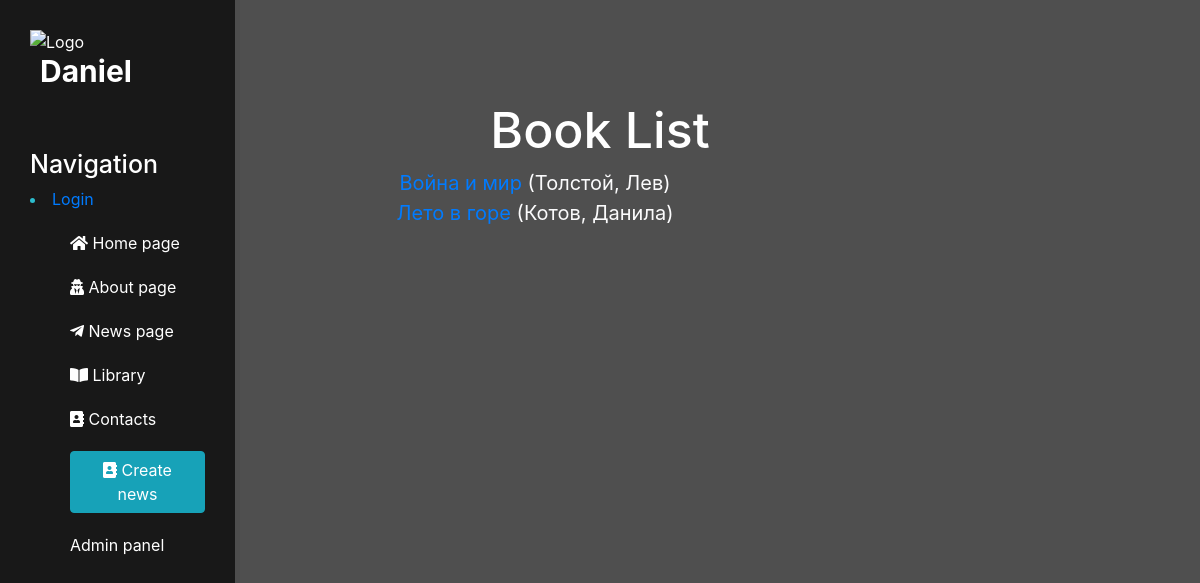
/library/books/, run on an earlier commit of the app's database.
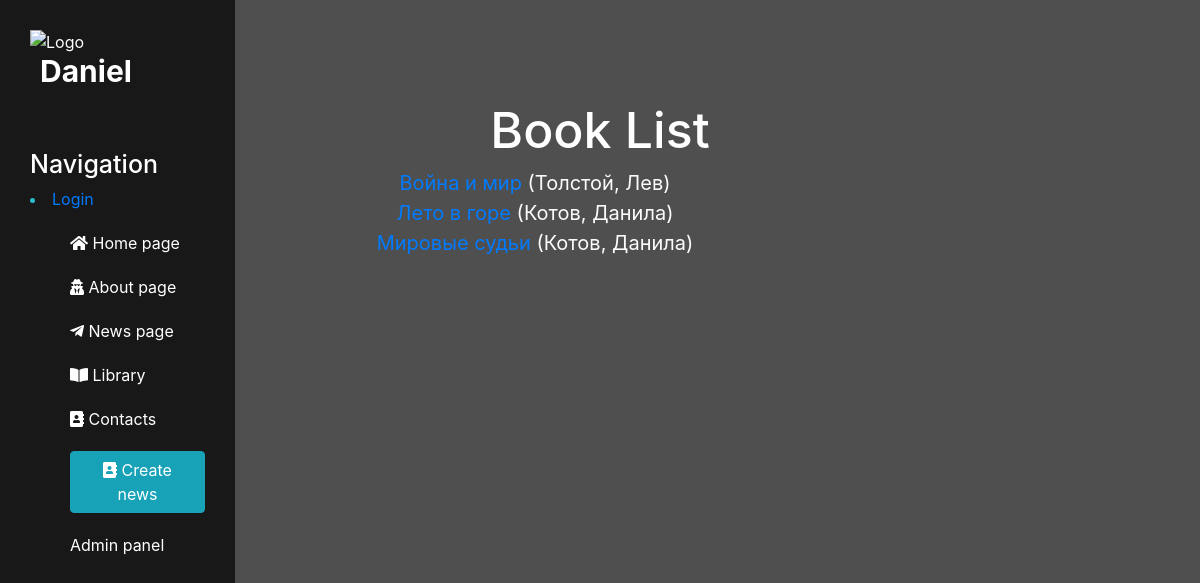
And on a later commit of the database.
### library/models.py (models this page shows, shortened)
class Book(models.Model):
    title = models.CharField(max_length=200)
    author = models.ForeignKey('Author', on_delete=models.SET_NULL, null=True)
    summary = models.TextField(max_length=1000, help_text="Enter a brief description of the book")
    isbn = models.CharField('ISBN', max_length=13,
                            help_text='13 Character <a href="https://www.isbn-international.org/content/what-isbn'
                                      '">ISBN number</a>')
    genre = models.ManyToManyField(Genre, help_text="Select a genre for this book")
    language = models.ForeignKey('Language', on_delete=models.SET_NULL, null=True)
    class Meta:
        ordering = ['title', 'author']
    def display_genre(self):
        """Creates a string for the Genre. This is required to display genre in Admin."""
        return ', '.join([genre.name for genre in self.genre.all()[:3]])
    display_genre.short_description = 'Genre'
    def get_absolute_url(self):
        return reverse('book-detail', args=[str(self.id)])

class Author(models.Model):
    first_name = models.CharField(max_length=100)
    last_name = models.CharField(max_length=100)
    date_of_birth = models.DateField(null=True, blank=True)
    date_of_death = models.DateField('Died', null=True, blank=True)
    class Meta:
        ordering = ['last_name', 'first_name']
    def __str__(self):
        return '%s, %s' % (self.last_name, self.first_name)

### library/views.py (the view)
class BookListView(generic.ListView):
    model = Book
    paginate_by = 10

### templates/library/book_list.html (shortened to what this page needs)
{% extends "main/layout.html" %}
{% block content %}
    <div class="features">
    <h1>Book List</h1>
    {% if book_list %}
    <ul>
      {% for book in book_list %}
      <li>
        <a href="{{ book.get_absolute_url }}">{{ book.title }}</a> ({{book.author}})
      </li>
      {% endfor %}
    </ul>
    {% else %}
      <p>There are no books in the library.</p>
    {% endif %}
    </div>
{% endblock %}

What changed in the data, as far as the page shows it:
added Book: title "Мировые судьи", author "Котов, Данила"
